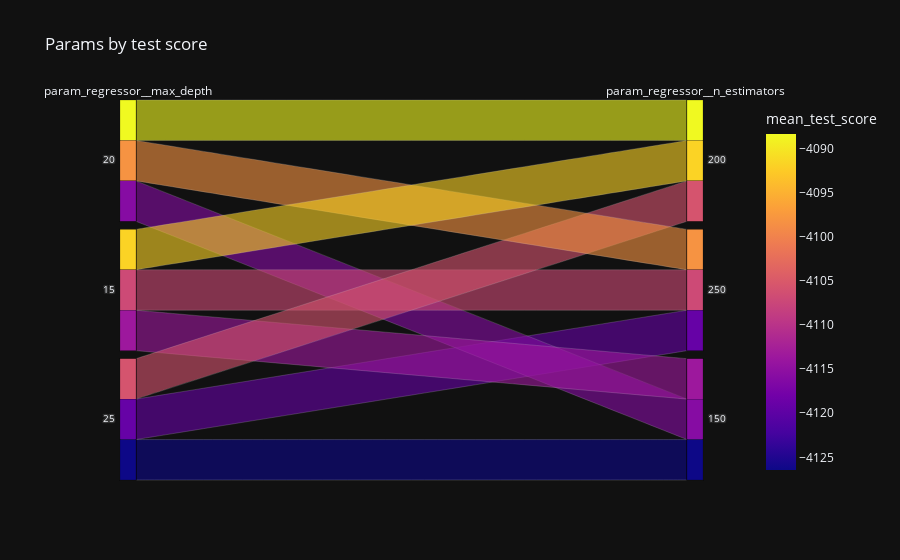

Notebook code for this chart:
### Markdown cell above
## Params

### Code cell
dimensions = [col for col in results.columns if col.startswith("param_")]
px.parallel_categories(results, dimensions=dimensions, color="mean_test_score", title="Params by test score")

### Figure 1 — Plotly figure (JSON) as saved in the notebook; plotly's stock layout.template omitted (floating-point values rounded to 4 significant figures)
{"data": [{"dimensions": [{"label": "param_regressor__max_depth", "values": [20, 15, 20, 25, 15, 15, 20, 25, 25]}, {"label": "param_regressor__n_estimators", "values": [200, 200, 250, 200, 250, 150, 150, 250, 150]}], "domain": {"x": [0, 1], "y": [0, 1]}, "line": {"color": [-4088.0, -4092.0, -4098.0, -4106.0, -4107.0, -4114.0, -4116.0, -4119.0, -4126.0], "coloraxis": "coloraxis"}, "name": "", "type": "parcats"}], "layout": {"coloraxis": {"colorbar": {"title": {"text": "mean_test_score"}}, "colorscale": [[0, "#0d0887"], [0.1111, "#46039f"], [0.2222, "#7201a8"], [0.3333, "#9c179e"], [0.4444, "#bd3786"], [0.5556, "#d8576b"], [0.6667, "#ed7953"], [0.7778, "#fb9f3a"], [0.8889, "#fdca26"], [1, "#f0f921"]]}, "legend": {"tracegroupgap": 0}, "title": {"text": "Params by test score"}}}
